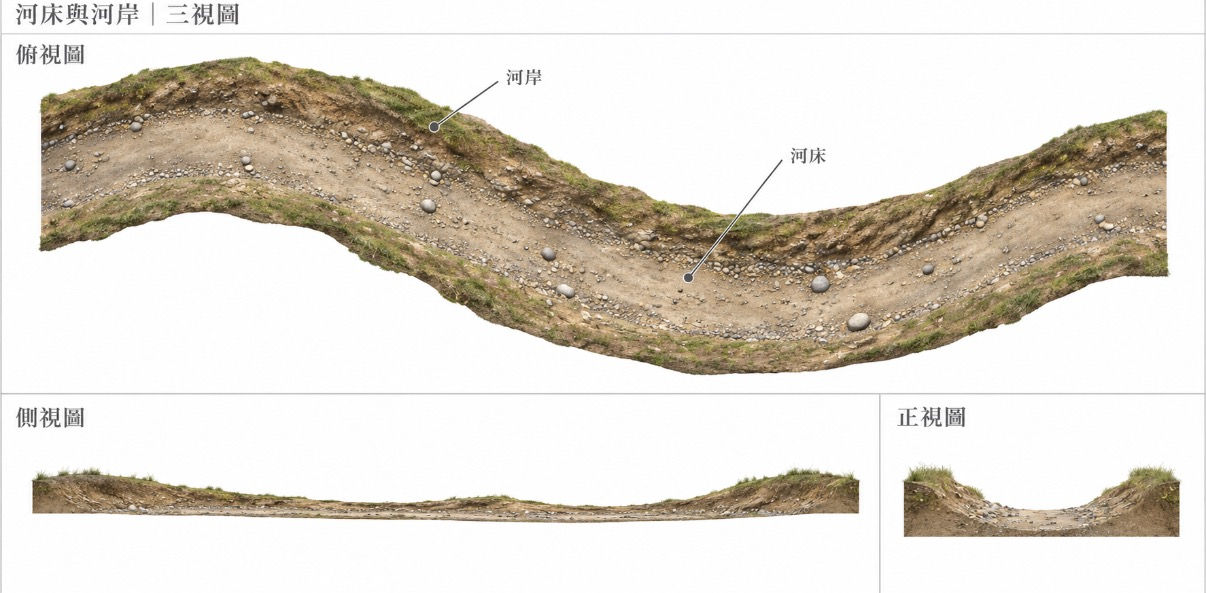
#> input picture art/references/qingxi-waterworks-b/S02_riverbed_banks_three_view_v001.jpg, 1206 x 593 px
$ python compose_direction.py ../../references/qingxi-waterworks-b/S02_riverbed_banks_three_view_v001.jpg ../../references/qingxi-waterworks-b/S02_riverbed_banks_three_view_v001.jpg out.png
#> lines starting #> are read from the running program, lines starting #| are printed output that depends on the picture
"""Style guide §6: the in-game (Unity) shot beside the direction image it has to sit in.
python compose_direction.py <unity shot> <direction image> <out>"""
import sys
from PIL import Image
a,b=(Image.open(p).convert('RGB') for p in sys.argv[1:3]);H=720
#> further down, a is the input picture: PIL image 1206x593 RGB; mean R, G, B 222.1, 216.1, 206.5
a,b=(im.resize((int(im.width*H/im.height),H)) for im in (a,b))
#> a: PIL image 1464x720 RGB
c=Image.new('RGB',(a.width+b.width+12,H),(30,30,30));c.paste(a,(0,0));c.paste(b,(a.width+12,0));c.save(sys.argv[3]);print('DIRECTION_SHEET',sys.argv[3])
#> after `c = Image.new('RGB', (a.width + b.width + 12, H), (30, 30, 30))`: c: PIL image 2940x720 RGB; every value is 30
#> after `c.paste(a, (0, 0))`:
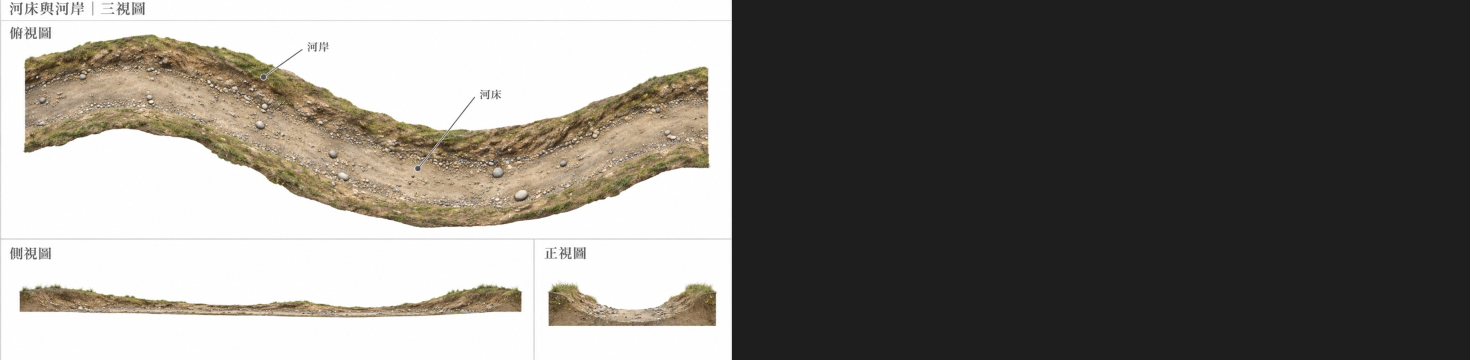
#> c: PIL image 2940x720 RGB (shown at 1/2 size); mean R, G, B 125.7, 122.6, 117.9
#> after `c.paste(b, (a.width + 12, 0))`:
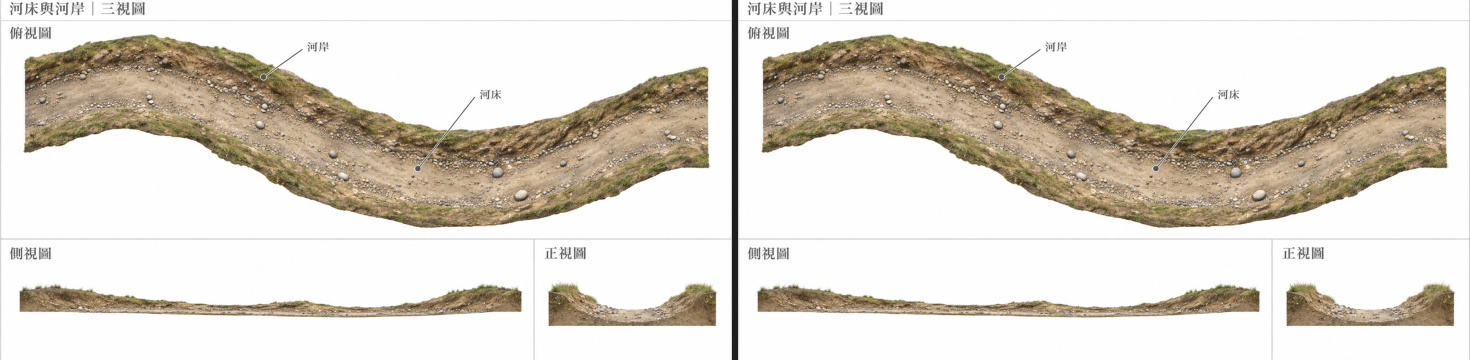
#> c: PIL image 2940x720 RGB (shown at 1/2 size); mean R, G, B 221.3, 215.3, 205.8
#| DIRECTION_SHEET out.png
